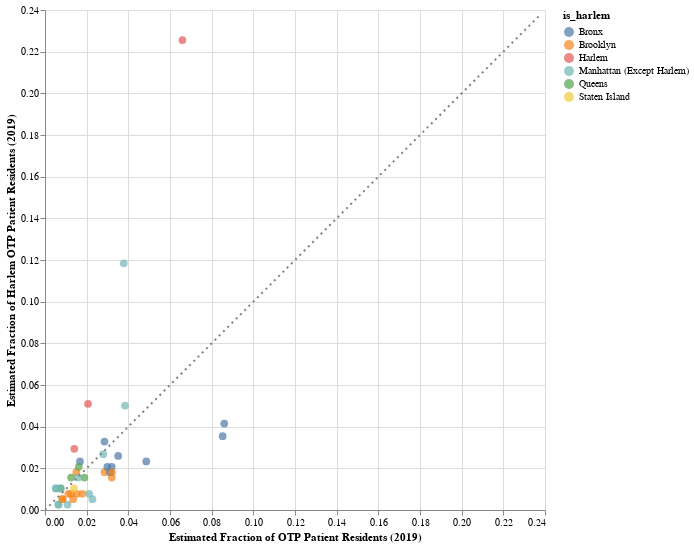

The cell this chart's notebook holds for it:
### Code cell
x_col = 'Estimated Fraction of OTP Patient Residents (2019)'
y_col = 'Estimated Fraction of Harlem OTP Patient Residents (2019)'
plot_xy_interactive(zip_df, x_col, y_col, 'is_harlem')

### Figure 1 — Vega-Lite specification as saved in the notebook (floating-point values rounded to 4 significant figures)
{"$schema": "https://vega.github.io/schema/vega-lite/v4.17.0.json", "config": {"view": {"continuousHeight": 300, "continuousWidth": 400}}, "datasets": {"data-3fdcb4ccab2b13331512837e9242bf83": [{"Estimated Fraction of Harlem OTP Patient Residents (2019)": 0.007779, "Estimated Fraction of OTP Admissions (2019)": 0.01547, "Estimated Fraction of OTP Patient Residents (2019)": 0.01794, "Estimated OTP Admissions (2017)": 205, "Estimated OTP Admissions (2019)": 198, "Estimated OTP Patient Residents (2019)": 93, "Estimated OTP Patient Residents (Harlem Programs, 2019)": 9, "Estimated OTP Patient Residents (Non-Harlem Programs, 2019)": 84, "Fraction of Opioid Burden (2019)": 0.0213, "Opioid Burden (2019)": 217, "Reported Daily Avg OTP Enrollment (2019)": 517, "Reported OTP Capacity (2019)": 750, "borough_name": "Brooklyn", "is_harlem": "Brooklyn", "neighborhood_name": "Flatbush"}, {"Estimated Fraction of Harlem OTP Patient Residents (2019)": 0.01815, "Estimated Fraction of OTP Admissions (2019)": 0.01532, "Estimated Fraction of OTP Patient Residents (2019)": 0.02855, "Estimated OTP Admissions (2017)": 177, "Estimated OTP Admissions (2019)": 196, "Estimated OTP Patient Residents (2019)": 148, "Estimated OTP Patient Residents (Harlem Programs, 2019)": 21, "Estimated OTP Patient Residents (Non-Harlem Programs, 2019)": 127, "Fraction of Opioid Burden (2019)": 0.02808, "Opioid Burden (2019)": 286, "Reported Daily Avg OTP Enrollment (2019)": 510, "Reported OTP Capacity (2019)": 500, "borough_name": "Brooklyn", "is_harlem": "Brooklyn", "neighborhood_name": "Bushwick and Williamsburg"}, {"Estimated Fraction of Harlem OTP Patient Residents (2019)": 0.002593, "Estimated Fraction of OTP Admissions (2019)": 0.01868, "Estimated Fraction of OTP Patient Residents (2019)": 0.0108, "Estimated OTP Admissions (2017)": 334, "Estimated OTP Admissions (2019)": 239, "Estimated OTP Patient Residents (2019)": 56, "Estimated OTP Patient Residents (Harlem Programs, 2019)": 3, "Estimated OTP Patient Residents (Non-Harlem Programs, 2019)": 53, "Fraction of Opioid Burden (2019)": 0.0217, "Opioid Burden (2019)": 221, "Reported Daily Avg OTP Enrollment (2019)": 291, "Reported OTP Capacity (2019)": 350, "borough_name": "Manhattan", "is_harlem": "Manhattan (Except Harlem)", "neighborhood_name": "Chelsea and Clinton"}, {"Estimated Fraction of Harlem OTP Patient Residents (2019)": 0.02074, "Estimated Fraction of OTP Admissions (2019)": 0.04455, "Estimated Fraction of OTP Patient Residents (2019)": 0.0299, "Estimated OTP Admissions (2017)": 550, "Estimated OTP Admissions (2019)": 570, "Estimated OTP Patient Residents (2019)": 155, "Estimated OTP Patient Residents (Harlem Programs, 2019)": 24, "Estimated OTP Patient Residents (Non-Harlem Programs, 2019)": 131, "Fraction of Opioid Burden (2019)": 0.03495, "Opioid Burden (2019)": 356, "Reported Daily Avg OTP Enrollment (2019)": 1862, "Reported OTP Capacity (2019)": 2320, "borough_name": "Bronx", "is_harlem": "Bronx", "neighborhood_name": "High Bridge and Morrisania"}, {"Estimated Fraction of Harlem OTP Patient Residents (2019)": 0.002593, "Estimated Fraction of OTP Admissions (2019)": null, "Estimated Fraction of OTP Patient Residents (2019)": 0.006366, "Estimated OTP Admissions (2017)": null, "Estimated OTP Admissions (2019)": null, "Estimated OTP Patient Residents (2019)": 33, "Estimated OTP Patient Residents (Harlem Programs, 2019)": 3, "Estimated OTP Patient Residents (Non-Harlem Programs, 2019)": 30, "Fraction of Opioid Burden (2019)": 0.005989, "Opioid Burden (2019)": 61, "Reported Daily Avg OTP Enrollment (2019)": null, "Reported OTP Capacity (2019)": null, "borough_name": "Manhattan", "is_harlem": "Manhattan (Except Harlem)", "neighborhood_name": "Chelsea and Clinton"}, {"Estimated Fraction of Harlem OTP Patient Residents (2019)": 0.01037, "Estimated Fraction of OTP Admissions (2019)": 0.007268, "Estimated Fraction of OTP Patient Residents (2019)": 0.005208, "Estimated OTP Admissions (2017)": 72, "Estimated OTP Admissions (2019)": 93, "Estimated OTP Patient Residents (2019)": 27, "Estimated OTP Patient Residents (Harlem Programs, 2019)": 12, "Estimated OTP Patient Residents (Non-Harlem Programs, 2019)": 15, "Fraction of Opioid Burden (2019)": 0.003338, "Opioid Burden (2019)": 34, "Reported Daily Avg OTP Enrollment (2019)": 196, "Reported OTP Capacity (2019)": 200, "borough_name": "Manhattan", "is_harlem": "Manhattan (Except Harlem)", "neighborhood_name": "Upper East Side"}, {"Estimated Fraction of Harlem OTP Patient Residents (2019)": 0.03284, "Estimated Fraction of OTP Admissions (2019)": 0.01289, "Estimated Fraction of OTP Patient Residents (2019)": 0.02855, "Estimated OTP Admissions (2017)": 209, "Estimated OTP Admissions (2019)": 165, "Estimated OTP Patient Residents (2019)": 148, "Estimated OTP Patient Residents (Harlem Programs, 2019)": 38, "Estimated OTP Patient Residents (Non-Harlem Programs, 2019)": 110, "Fraction of Opioid Burden (2019)": 0.02739, "Opioid Burden (2019)": 279, "Reported Daily Avg OTP Enrollment (2019)": 991, "Reported OTP Capacity (2019)": 1080, "borough_name": "Bronx", "is_harlem": "Bronx", "neighborhood_name": "Hunts Point and Mott Haven"}, {"Estimated Fraction of Harlem OTP Patient Residents (2019)": 0.01556, "Estimated Fraction of OTP Admissions (2019)": null, "Estimated Fraction of OTP Patient Residents (2019)": 0.0189, "Estimated OTP Admissions (2017)": null, "Estimated OTP Admissions (2019)": null, "Estimated OTP Patient Residents (2019)": 98, "Estimated OTP Patient Residents (Harlem Programs, 2019)": 18, "Estimated OTP Patient Residents (Non-Harlem Programs, 2019)": 80, "Fraction of Opioid Burden (2019)": 0.01198, "Opioid Burden (2019)": 122, "Reported Daily Avg OTP Enrollment (2019)": null, "Reported OTP Capacity (2019)": null, "borough_name": "Queens", "is_harlem": "Queens", "neighborhood_name": "Jamaica"}, {"Estimated Fraction of Harlem OTP Patient Residents (2019)": null, "Estimated Fraction of OTP Admissions (2019)": 0.00844, "Estimated Fraction of OTP Patient Residents (2019)": 0.006752, "Estimated OTP Admissions (2017)": 106, "Estimated OTP Admissions (2019)": 108, "Estimated OTP Patient Residents (2019)": 35, "Estimated OTP Patient Residents (Harlem Programs, 2019)": null, "Estimated OTP Patient Residents (Non-Harlem Programs, 2019)": null, "Fraction of Opioid Burden (2019)": 0.006872, "Opioid Burden (2019)": 70, "Reported Daily Avg OTP Enrollment (2019)": 328, "Reported OTP Capacity (2019)": 450, "borough_name": "Brooklyn", "is_harlem": "Brooklyn", "neighborhood_name": "Sunset Park"}, {"Estimated Fraction of Harlem OTP Patient Residents (2019)": 0.005186, "Estimated Fraction of OTP Admissions (2019)": 0.02001, "Estimated Fraction of OTP Patient Residents (2019)": 0.0135, "Estimated OTP Admissions (2017)": 254, "Estimated OTP Admissions (2019)": 256, "Estimated OTP Patient Residents (2019)": 70, "Estimated OTP Patient Residents (Harlem Programs, 2019)": 6, "Estimated OTP Patient Residents (Non-Harlem Programs, 2019)": 64, "Fraction of Opioid Burden (2019)": 0.0107, "Opioid Burden (2019)": 109, "Reported Daily Avg OTP Enrollment (2019)": 647, "Reported OTP Capacity (2019)": 600, "borough_name": "Brooklyn", "is_harlem": "Brooklyn", "neighborhood_name": "Northwest Brooklyn"}, {"Estimated Fraction of Harlem OTP Patient Residents (2019)": 0.007779, "Estimated Fraction of OTP Admissions (2019)": 0.02766, "Estimated Fraction of OTP Patient Residents (2019)": 0.01119, "Estimated OTP Admissions (2017)": 350, "Estimated OTP Admissions (2019)": 354, "Estimated OTP Patient Residents (2019)": 58, "Estimated OTP Patient Residents (Harlem Programs, 2019)": 9, "Estimated OTP Patient Residents (Non-Harlem Programs, 2019)": 49, "Fraction of Opioid Burden (2019)": 0.009719, "Opioid Burden (2019)": 99, "Reported Daily Avg OTP Enrollment (2019)": 896, "Reported OTP Capacity (2019)": 950, "borough_name": "Brooklyn", "is_harlem": "Brooklyn", "neighborhood_name": "Central Brooklyn"}, {"Estimated Fraction of Harlem OTP Patient Residents (2019)": 0.02074, "Estimated Fraction of OTP Admissions (2019)": 0.00633, "Estimated Fraction of OTP Patient Residents (2019)": 0.03202, "Estimated OTP Admissions (2017)": 80, "Estimated OTP Admissions (2019)": 81, "Estimated OTP Patient Residents (2019)": 166, "Estimated OTP Patient Residents (Harlem Programs, 2019)": 24, "Estimated OTP Patient Residents (Non-Harlem Programs, 2019)": 142, "Fraction of Opioid Burden (2019)": 0.04437, "Opioid Burden (2019)": 452, "Reported Daily Avg OTP Enrollment (2019)": 350, "Reported OTP Capacity (2019)": 350, "borough_name": "Bronx", "is_harlem": "Bronx", "neighborhood_name": "Bronx Park and Fordham"}, {"Estimated Fraction of Harlem OTP Patient Residents (2019)": 0.02334, "Estimated Fraction of OTP Admissions (2019)": null, "Estimated Fraction of OTP Patient Residents (2019)": 0.04861, "Estimated OTP Admissions (2017)": null, "Estimated OTP Admissions (2019)": null, "Estimated OTP Patient Residents (2019)": 252, "Estimated OTP Patient Residents (Harlem Programs, 2019)": 27, "Estimated OTP Patient Residents (Non-Harlem Programs, 2019)": 225, "Fraction of Opioid Burden (2019)": 0.04712, "Opioid Burden (2019)": 480, "Reported Daily Avg OTP Enrollment (2019)": null, "Reported OTP Capacity (2019)": null, "borough_name": "Bronx", "is_harlem": "Bronx", "neighborhood_name": "Bronx Park and Fordham"}, {"Estimated Fraction of Harlem OTP Patient Residents (2019)": 0.2256, "Estimated Fraction of OTP Admissions (2019)": 0.13, "Estimated Fraction of OTP Patient Residents (2019)": 0.06597, "Estimated OTP Admissions (2017)": 1577, "Estimated OTP Admissions (2019)": 1664, "Estimated OTP Patient Residents (2019)": 342, "Estimated OTP Patient Residents (Harlem Programs, 2019)": 261, "Estimated OTP Patient Residents (Non-Harlem Programs, 2019)": 81, "Fraction of Opioid Burden (2019)": 0.04919, "Opioid Burden (2019)": 501, "Reported Daily Avg OTP Enrollment (2019)": 2962, "Reported OTP Capacity (2019)": 3285, "borough_name": "Manhattan", "is_harlem": "Harlem", "neighborhood_name": "East Harlem"}, {"Estimated Fraction of Harlem OTP Patient Residents (2019)": 0.01037, "Estimated Fraction of OTP Admissions (2019)": 0.007971, "Estimated Fraction of OTP Patient Residents (2019)": 0.007523, "Estimated OTP Admissions (2017)": 165, "Estimated OTP Admissions (2019)": 102, "Estimated OTP Patient Residents (2019)": 39, "Estimated OTP Patient Residents (Harlem Programs, 2019)": 12, "Estimated OTP Patient Residents (Non-Harlem Programs, 2019)": 27, "Fraction of Opioid Burden (2019)": 0.007363, "Opioid Burden (2019)": 75, "Reported Daily Avg OTP Enrollment (2019)": 256, "Reported OTP Capacity (2019)": 300, "borough_name": "Queens", "is_harlem": "Queens", "neighborhood_name": "West Queens"}, {"Estimated Fraction of Harlem OTP Patient Residents (2019)": 0.01815, "Estimated Fraction of OTP Admissions (2019)": null, "Estimated Fraction of OTP Patient Residents (2019)": 0.01505, "Estimated OTP Admissions (2017)": null, "Estimated OTP Admissions (2019)": null, "Estimated OTP Patient Residents (2019)": 78, "Estimated OTP Patient Residents (Harlem Programs, 2019)": 21, "Estimated OTP Patient Residents (Non-Harlem Programs, 2019)": 57, "Fraction of Opioid Burden (2019)": 0.01443, "Opioid Burden (2019)": 147, "Reported Daily Avg OTP Enrollment (2019)": null, "Reported OTP Capacity (2019)": null, "borough_name": "Brooklyn", "is_harlem": "Brooklyn", "neighborhood_name": "Northwest Brooklyn"}, {"Estimated Fraction of Harlem OTP Patient Residents (2019)": 0.1184, "Estimated Fraction of OTP Admissions (2019)": 0.02618, "Estimated Fraction of OTP Patient Residents (2019)": 0.03781, "Estimated OTP Admissions (2017)": 370, "Estimated OTP Admissions (2019)": 335, "Estimated OTP Patient Residents (2019)": 196, "Estimated OTP Patient Residents (Harlem Programs, 2019)": 137, "Estimated OTP Patient Residents (Non-Harlem Programs, 2019)": 59, "Fraction of Opioid Burden (2019)": 0.04968, "Opioid Burden (2019)": 506, "Reported Daily Avg OTP Enrollment (2019)": 622, "Reported OTP Capacity (2019)": 744, "borough_name": "Manhattan", "is_harlem": "Manhattan (Except Harlem)", "neighborhood_name": "East Harlem"}, {"Estimated Fraction of Harlem OTP Patient Residents (2019)": 0.01037, "Estimated Fraction of OTP Admissions (2019)": 0.004142, "Estimated Fraction of OTP Patient Residents (2019)": 0.005208, "Estimated OTP Admissions (2017)": 67, "Estimated OTP Admissions (2019)": 53, "Estimated OTP Patient Residents (2019)": 27, "Estimated OTP Patient Residents (Harlem Programs, 2019)": 12, "Estimated OTP Patient Residents (Non-Harlem Programs, 2019)": 15, "Fraction of Opioid Burden (2019)": 0.004025, "Opioid Burden (2019)": 41, "Reported Daily Avg OTP Enrollment (2019)": 205, "Reported OTP Capacity (2019)": 200, "borough_name": "Manhattan", "is_harlem": "Manhattan (Except Harlem)", "neighborhood_name": "Upper East Side"}, {"Estimated Fraction of Harlem OTP Patient Residents (2019)": 0.01556, "Estimated Fraction of OTP Admissions (2019)": 0.02954, "Estimated Fraction of OTP Patient Residents (2019)": 0.03202, "Estimated OTP Admissions (2017)": 385, "Estimated OTP Admissions (2019)": 378, "Estimated OTP Patient Residents (2019)": 166, "Estimated OTP Patient Residents (Harlem Programs, 2019)": 18, "Estimated OTP Patient Residents (Non-Harlem Programs, 2019)": 148, "Fraction of Opioid Burden (2019)": 0.0323, "Opioid Burden (2019)": 329, "Reported Daily Avg OTP Enrollment (2019)": 1118, "Reported OTP Capacity (2019)": 1200, "borough_name": "Brooklyn", "is_harlem": "Brooklyn", "neighborhood_name": "East New York and New Lots"}, {"Estimated Fraction of Harlem OTP Patient Residents (2019)": 0.007779, "Estimated Fraction of OTP Admissions (2019)": 0.00422, "Estimated Fraction of OTP Patient Residents (2019)": 0.01254, "Estimated OTP Admissions (2017)": 98, "Estimated OTP Admissions (2019)": 54, "Estimated OTP Patient Residents (2019)": 65, "Estimated OTP Patient Residents (Harlem Programs, 2019)": 9, "Estimated OTP Patient Residents (Non-Harlem Programs, 2019)": 56, "Fraction of Opioid Burden (2019)": 0.0109, "Opioid Burden (2019)": 111, "Reported Daily Avg OTP Enrollment (2019)": 312, "Reported OTP Capacity (2019)": 400, "borough_name": "Brooklyn", "is_harlem": "Brooklyn", "neighborhood_name": "Canarsie and Flatlands"}, {"Estimated Fraction of Harlem OTP Patient Residents (2019)": 0.04149, "Estimated Fraction of OTP Admissions (2019)": 0.01633, "Estimated Fraction of OTP Patient Residents (2019)": 0.08603, "Estimated OTP Admissions (2017)": 193, "Estimated OTP Admissions (2019)": 209, "Estimated OTP Patient Residents (2019)": 446, "Estimated OTP Patient Residents (Harlem Programs, 2019)": 48, "Estimated OTP Patient Residents (Non-Harlem Programs, 2019)": 398, "Fraction of Opioid Burden (2019)": 0.0701, "Opioid Burden (2019)": 714, "Reported Daily Avg OTP Enrollment (2019)": 499, "Reported OTP Capacity (2019)": 600, "borough_name": "Bronx", "is_harlem": "Bronx", "neighborhood_name": "High Bridge and Morrisania"}, {"Estimated Fraction of Harlem OTP Patient Residents (2019)": 0.05013, "Estimated Fraction of OTP Admissions (2019)": 0.04697, "Estimated Fraction of OTP Patient Residents (2019)": 0.03839, "Estimated OTP Admissions (2017)": 641, "Estimated OTP Admissions (2019)": 601, "Estimated OTP Patient Residents (2019)": 199, "Estimated OTP Patient Residents (Harlem Programs, 2019)": 58, "Estimated OTP Patient Residents (Non-Harlem Programs, 2019)": 141, "Fraction of Opioid Burden (2019)": 0.03308, "Opioid Burden (2019)": 337, "Reported Daily Avg OTP Enrollment (2019)": 831, "Reported OTP Capacity (2019)": 1000, "borough_name": "Manhattan", "is_harlem": "Manhattan (Except Harlem)", "neighborhood_name": "Chelsea and Clinton"}, {"Estimated Fraction of Harlem OTP Patient Residents (2019)": 0.02334, "Estimated Fraction of OTP Admissions (2019)": 0.01313, "Estimated Fraction of OTP Patient Residents (2019)": 0.01678, "Estimated OTP Admissions (2017)": 212, "Estimated OTP Admissions (2019)": 168, "Estimated OTP Patient Residents (2019)": 87, "Estimated OTP Patient Residents (Harlem Programs, 2019)": 27, "Estimated OTP Patient Residents (Non-Harlem Programs, 2019)": 60, "Fraction of Opioid Burden (2019)": 0.02287, "Opioid Burden (2019)": 233, "Reported Daily Avg OTP Enrollment (2019)": 1030, "Reported OTP Capacity (2019)": 995, "borough_name": "Bronx", "is_harlem": "Bronx", "neighborhood_name": "Southeast Bronx"}, {"Estimated Fraction of Harlem OTP Patient Residents (2019)": 0.007779, "Estimated Fraction of OTP Admissions (2019)": 0.05666, "Estimated Fraction of OTP Patient Residents (2019)": 0.02122, "Estimated OTP Admissions (2017)": 891, "Estimated OTP Admissions (2019)": 725, "Estimated OTP Patient Residents (2019)": 110, "Estimated OTP Patient Residents (Harlem Programs, 2019)": 9, "Estimated OTP Patient Residents (Non-Harlem Programs, 2019)": 101, "Fraction of Opioid Burden (2019)": 0.02111, "Opioid Burden (2019)": 215, "Reported Daily Avg OTP Enrollment (2019)": 1263, "Reported OTP Capacity (2019)": 1473, "borough_name": "Manhattan", "is_harlem": "Manhattan (Except Harlem)", "neighborhood_name": "Lower East Side"}, {"Estimated Fraction of Harlem OTP Patient Residents (2019)": null, "Estimated Fraction of OTP Admissions (2019)": 0.01289, "Estimated Fraction of OTP Patient Residents (2019)": 0.001157, "Estimated OTP Admissions (2017)": 143, "Estimated OTP Admissions (2019)": 165, "Estimated OTP Patient Residents (2019)": 6, "Estimated OTP Patient Residents (Harlem Programs, 2019)": null, "Estimated OTP Patient Residents (Non-Harlem Programs, 2019)": null, "Fraction of Opioid Burden (2019)": 0.001473, "Opioid Burden (2019)": 15, "Reported Daily Avg OTP Enrollment (2019)": 417, "Reported OTP Capacity (2019)": 375, "borough_name": "Queens", "is_harlem": "Queens", "neighborhood_name": "Southeast Queens"}, {"Estimated Fraction of Harlem OTP Patient Residents (2019)": 0.02593, "Estimated Fraction of OTP Admissions (2019)": 0.009222, "Estimated Fraction of OTP Patient Residents (2019)": 0.03511, "Estimated OTP Admissions (2017)": 142, "Estimated OTP Admissions (2019)": 118, "Estimated OTP Patient Residents (2019)": 182, "Estimated OTP Patient Residents (Harlem Programs, 2019)": 30, "Estimated OTP Patient Residents (Non-Harlem Programs, 2019)": 152, "Fraction of Opioid Burden (2019)": 0.04811, "Opioid Burden (2019)": 490, "Reported Daily Avg OTP Enrollment (2019)": 699, "Reported OTP Capacity (2019)": 700, "borough_name": "Bronx", "is_harlem": "Bronx", "neighborhood_name": "Central Bronx"}, {"Estimated Fraction of Harlem OTP Patient Residents (2019)": null, "Estimated Fraction of OTP Admissions (2019)": 0.0143, "Estimated Fraction of OTP Patient Residents (2019)": 0.007523, "Estimated OTP Admissions (2017)": 220, "Estimated OTP Admissions (2019)": 183, "Estimated OTP Patient Residents (2019)": 39, "Estimated OTP Patient Residents (Harlem Programs, 2019)": null, "Estimated OTP Patient Residents (Non-Harlem Programs, 2019)": null, "Fraction of Opioid Burden (2019)": 0.01119, "Opioid Burden (2019)": 114, "Reported Daily Avg OTP Enrollment (2019)": 506, "Reported OTP Capacity (2019)": 550, "borough_name": "Staten Island", "is_harlem": "Staten Island", "neighborhood_name": "South Shore"}, {"Estimated Fraction of Harlem OTP Patient Residents (2019)": 0.01556, "Estimated Fraction of OTP Admissions (2019)": 0.03095, "Estimated Fraction of OTP Patient Residents (2019)": 0.01254, "Estimated OTP Admissions (2017)": 361, "Estimated OTP Admissions (2019)": 396, "Estimated OTP Patient Residents (2019)": 65, "Estimated OTP Patient Residents (Harlem Programs, 2019)": 18, "Estimated OTP Patient Residents (Non-Harlem Programs, 2019)": 47, "Fraction of Opioid Burden (2019)": 0.01031, "Opioid Burden (2019)": 105, "Reported Daily Avg OTP Enrollment (2019)": 803, "Reported OTP Capacity (2019)": 800, "borough_name": "Queens", "is_harlem": "Queens", "neighborhood_name": "Jamaica"}, {"Estimated Fraction of Harlem OTP Patient Residents (2019)": 0.02939, "Estimated Fraction of OTP Admissions (2019)": null, "Estimated Fraction of OTP Patient Residents (2019)": 0.01408, "Estimated OTP Admissions (2017)": null, "Estimated OTP Admissions (2019)": null, "Estimated OTP Patient Residents (2019)": 73, "Estimated OTP Patient Residents (Harlem Programs, 2019)": 34, "Estimated OTP Patient Residents (Non-Harlem Programs, 2019)": 39, "Fraction of Opioid Burden (2019)": 0.01198, "Opioid Burden (2019)": 122, "Reported Daily Avg OTP Enrollment (2019)": null, "Reported OTP Capacity (2019)": null, "borough_name": "Manhattan", "is_harlem": "Harlem", "neighborhood_name": "Central Harlem"}, {"Estimated Fraction of Harlem OTP Patient Residents (2019)": 0.005186, "Estimated Fraction of OTP Admissions (2019)": null, "Estimated Fraction of OTP Patient Residents (2019)": 0.008295, "Estimated OTP Admissions (2017)": 123, "Estimated OTP Admissions (2019)": null, "Estimated OTP Patient Residents (2019)": 43, "Estimated OTP Patient Residents (Harlem Programs, 2019)": 6, "Estimated OTP Patient Residents (Non-Harlem Programs, 2019)": 37, "Fraction of Opioid Burden (2019)": 0.01149, "Opioid Burden (2019)": 117, "Reported Daily Avg OTP Enrollment (2019)": null, "Reported OTP Capacity (2019)": null, "borough_name": "Brooklyn", "is_harlem": "Brooklyn", "neighborhood_name": "Northwest Brooklyn"}, {"Estimated Fraction of Harlem OTP Patient Residents (2019)": 0.02074, "Estimated Fraction of OTP Admissions (2019)": null, "Estimated Fraction of OTP Patient Residents (2019)": 0.0162, "Estimated OTP Admissions (2017)": null, "Estimated OTP Admissions (2019)": null, "Estimated OTP Patient Residents (2019)": 84, "Estimated OTP Patient Residents (Harlem Programs, 2019)": 24, "Estimated OTP Patient Residents (Non-Harlem Programs, 2019)": 60, "Fraction of Opioid Burden (2019)": 0.009032, "Opioid Burden (2019)": 92, "Reported Daily Avg OTP Enrollment (2019)": null, "Reported OTP Capacity (2019)": null, "borough_name": "Queens", "is_harlem": "Queens", "neighborhood_name": "Northwest Queens"}, {"Estimated Fraction of Harlem OTP Patient Residents (2019)": 0.007779, "Estimated Fraction of OTP Admissions (2019)": 0.006877, "Estimated Fraction of OTP Patient Residents (2019)": 0.01524, "Estimated OTP Admissions (2017)": 145, "Estimated OTP Admissions (2019)": 88, "Estimated OTP Patient Residents (2019)": 79, "Estimated OTP Patient Residents (Harlem Programs, 2019)": 9, "Estimated OTP Patient Residents (Non-Harlem Programs, 2019)": 70, "Fraction of Opioid Burden (2019)": 0.01914, "Opioid Burden (2019)": 195, "Reported Daily Avg OTP Enrollment (2019)": 269, "Reported OTP Capacity (2019)": 300, "borough_name": "Brooklyn", "is_harlem": "Brooklyn", "neighborhood_name": "Central Brooklyn"}, {"Estimated Fraction of Harlem OTP Patient Residents (2019)": 0.01037, "Estimated Fraction of OTP Admissions (2019)": 0.0422, "Estimated Fraction of OTP Patient Residents (2019)": 0.007523, "Estimated OTP Admissions (2017)": 695, "Estimated OTP Admissions (2019)": 540, "Estimated OTP Patient Residents (2019)": 39, "Estimated OTP Patient Residents (Harlem Programs, 2019)": 12, "Estimated OTP Patient Residents (Non-Harlem Programs, 2019)": 27, "Fraction of Opioid Burden (2019)": 0.005989, "Opioid Burden (2019)": 61, "Reported Daily Avg OTP Enrollment (2019)": 1492, "Reported OTP Capacity (2019)": 1530, "borough_name": "Manhattan", "is_harlem": "Manhattan (Except Harlem)", "neighborhood_name": "Gramercy Park and Murray Hill"}, {"Estimated Fraction of Harlem OTP Patient Residents (2019)": 0.01815, "Estimated Fraction of OTP Admissions (2019)": 0.06283, "Estimated Fraction of OTP Patient Residents (2019)": 0.03125, "Estimated OTP Admissions (2017)": 890, "Estimated OTP Admissions (2019)": 804, "Estimated OTP Patient Residents (2019)": 162, "Estimated OTP Patient Residents (Harlem Programs, 2019)": 21, "Estimated OTP Patient Residents (Non-Harlem Programs, 2019)": 141, "Fraction of Opioid Burden (2019)": 0.02219, "Opioid Burden (2019)": 226, "Reported Daily Avg OTP Enrollment (2019)": 1451, "Reported OTP Capacity (2019)": 1650, "borough_name": "Bronx", "is_harlem": "Bronx", "neighborhood_name": "Hunts Point and Mott Haven"}, {"Estimated Fraction of Harlem OTP Patient Residents (2019)": 0.03544, "Estimated Fraction of OTP Admissions (2019)": 0.09714, "Estimated Fraction of OTP Patient Residents (2019)": 0.08526, "Estimated OTP Admissions (2017)": 1420, "Estimated OTP Admissions (2019)": 1243, "Estimated OTP Patient Residents (2019)": 442, "Estimated OTP Patient Residents (Harlem Programs, 2019)": 41, "Estimated OTP Patient Residents (Non-Harlem Programs, 2019)": 401, "Fraction of Opioid Burden (2019)": 0.08011, "Opioid Burden (2019)": 816, "Reported Daily Avg OTP Enrollment (2019)": 2607, "Reported OTP Capacity (2019)": 2320, "borough_name": "Bronx", "is_harlem": "Bronx", "neighborhood_name": "Central Bronx"}, {"Estimated Fraction of Harlem OTP Patient Residents (2019)": null, "Estimated Fraction of OTP Admissions (2019)": 0.04486, "Estimated Fraction of OTP Patient Residents (2019)": 0.01042, "Estimated OTP Admissions (2017)": 295, "Estimated OTP Admissions (2019)": 574, "Estimated OTP Patient Residents (2019)": 54, "Estimated OTP Patient Residents (Harlem Programs, 2019)": null, "Estimated OTP Patient Residents (Non-Harlem Programs, 2019)": null, "Fraction of Opioid Burden (2019)": 0.007265, "Opioid Burden (2019)": 74, "Reported Daily Avg OTP Enrollment (2019)": 138, "Reported OTP Capacity (2019)": 116, "borough_name": "Queens", "is_harlem": "Queens", "neighborhood_name": "Southwest Queens"}, {"Estimated Fraction of Harlem OTP Patient Residents (2019)": null, "Estimated Fraction of OTP Admissions (2019)": 0.007815, "Estimated Fraction of OTP Patient Residents (2019)": 0.01022, "Estimated OTP Admissions (2017)": 140, "Estimated OTP Admissions (2019)": 100, "Estimated OTP Patient Residents (2019)": 53, "Estimated OTP Patient Residents (Harlem Programs, 2019)": null, "Estimated OTP Patient Residents (Non-Harlem Programs, 2019)": null, "Fraction of Opioid Burden (2019)": 0.01217, "Opioid Burden (2019)": 124, "Reported Daily Avg OTP Enrollment (2019)": 350, "Reported OTP Capacity (2019)": 400, "borough_name": "Brooklyn", "is_harlem": "Brooklyn", "neighborhood_name": "Borough Park"}, {"Estimated Fraction of Harlem OTP Patient Residents (2019)": 0.05099, "Estimated Fraction of OTP Admissions (2019)": 0.04626, "Estimated Fraction of OTP Patient Residents (2019)": 0.02064, "Estimated OTP Admissions (2017)": 435, "Estimated OTP Admissions (2019)": 592, "Estimated OTP Patient Residents (2019)": 107, "Estimated OTP Patient Residents (Harlem Programs, 2019)": 59, "Estimated OTP Patient Residents (Non-Harlem Programs, 2019)": 48, "Fraction of Opioid Burden (2019)": 0.01865, "Opioid Burden (2019)": 190, "Reported Daily Avg OTP Enrollment (2019)": 1277, "Reported OTP Capacity (2019)": 1400, "borough_name": "Manhattan", "is_harlem": "Harlem", "neighborhood_name": "Central Harlem"}, {"Estimated Fraction of Harlem OTP Patient Residents (2019)": 0.01556, "Estimated Fraction of OTP Admissions (2019)": 0.01164, "Estimated Fraction of OTP Patient Residents (2019)": 0.01582, "Estimated OTP Admissions (2017)": 133, "Estimated OTP Admissions (2019)": 149, "Estimated OTP Patient Residents (2019)": 82, "Estimated OTP Patient Residents (Harlem Programs, 2019)": 18, "Estimated OTP Patient Residents (Non-Harlem Programs, 2019)": 64, "Fraction of Opioid Burden (2019)": 0.01522, "Opioid Burden (2019)": 155, "Reported Daily Avg OTP Enrollment (2019)": 250, "Reported OTP Capacity (2019)": 350, "borough_name": "Manhattan", "is_harlem": "Manhattan (Except Harlem)", "neighborhood_name": "Inwood and Washington Heights"}, {"Estimated Fraction of Harlem OTP Patient Residents (2019)": 0.002593, "Estimated Fraction of OTP Admissions (2019)": 0.04001, "Estimated Fraction of OTP Patient Residents (2019)": 0.006559, "Estimated OTP Admissions (2017)": 523, "Estimated OTP Admissions (2019)": 512, "Estimated OTP Patient Residents (2019)": 34, "Estimated OTP Patient Residents (Harlem Programs, 2019)": 3, "Estimated OTP Patient Residents (Non-Harlem Programs, 2019)": 31, "Fraction of Opioid Burden (2019)": 0.00589, "Opioid Burden (2019)": 60, "Reported Daily Avg OTP Enrollment (2019)": 1258, "Reported OTP Capacity (2019)": 1400, "borough_name": "Manhattan", "is_harlem": "Manhattan (Except Harlem)", "neighborhood_name": "Greenwich Village and Soho"}, {"Estimated Fraction of Harlem OTP Patient Residents (2019)": 0.005186, "Estimated Fraction of OTP Admissions (2019)": 0.02626, "Estimated Fraction of OTP Patient Residents (2019)": 0.008488, "Estimated OTP Admissions (2017)": 350, "Estimated OTP Admissions (2019)": 336, "Estimated OTP Patient Residents (2019)": 44, "Estimated OTP Patient Residents (Harlem Programs, 2019)": 6, "Estimated OTP Patient Residents (Non-Harlem Programs, 2019)": 38, "Fraction of Opioid Burden (2019)": 0.008934, "Opioid Burden (2019)": 91, "Reported Daily Avg OTP Enrollment (2019)": 772, "Reported OTP Capacity (2019)": 850, "borough_name": "Brooklyn", "is_harlem": "Brooklyn", "neighborhood_name": "Northwest Brooklyn"}, {"Estimated Fraction of Harlem OTP Patient Residents (2019)": 0.02679, "Estimated Fraction of OTP Admissions (2019)": 0.0111, "Estimated Fraction of OTP Patient Residents (2019)": 0.02797, "Estimated OTP Admissions (2017)": 213, "Estimated OTP Admissions (2019)": 142, "Estimated OTP Patient Residents (2019)": 145, "Estimated OTP Patient Residents (Harlem Programs, 2019)": 31, "Estimated OTP Patient Residents (Non-Harlem Programs, 2019)": 114, "Fraction of Opioid Burden (2019)": 0.05321, "Opioid Burden (2019)": 542, "Reported Daily Avg OTP Enrollment (2019)": 236, "Reported OTP Capacity (2019)": 400, "borough_name": "Manhattan", "is_harlem": "Manhattan (Except Harlem)", "neighborhood_name": "Gramercy Park and Murray Hill"}, {"Estimated Fraction of Harlem OTP Patient Residents (2019)": 0.01037, "Estimated Fraction of OTP Admissions (2019)": 0.002892, "Estimated Fraction of OTP Patient Residents (2019)": 0.01389, "Estimated OTP Admissions (2017)": 34, "Estimated OTP Admissions (2019)": 37, "Estimated OTP Patient Residents (2019)": 72, "Estimated OTP Patient Residents (Harlem Programs, 2019)": 12, "Estimated OTP Patient Residents (Non-Harlem Programs, 2019)": 60, "Fraction of Opioid Burden (2019)": 0.01443, "Opioid Burden (2019)": 147, "Reported Daily Avg OTP Enrollment (2019)": 218, "Reported OTP Capacity (2019)": 220, "borough_name": "Staten Island", "is_harlem": "Staten Island", "neighborhood_name": "Stapleton and St. George"}, {"Estimated Fraction of Harlem OTP Patient Residents (2019)": 0.005186, "Estimated Fraction of OTP Admissions (2019)": 0.008675, "Estimated Fraction of OTP Patient Residents (2019)": 0.02276, "Estimated OTP Admissions (2017)": 121, "Estimated OTP Admissions (2019)": 111, "Estimated OTP Patient Residents (2019)": 118, "Estimated OTP Patient Residents (Harlem Programs, 2019)": 6, "Estimated OTP Patient Residents (Non-Harlem Programs, 2019)": 112, "Fraction of Opioid Burden (2019)": 0.01914, "Opioid Burden (2019)": 195, "Reported Daily Avg OTP Enrollment (2019)": 354, "Reported OTP Capacity (2019)": 400, "borough_name": "Manhattan", "is_harlem": "Manhattan (Except Harlem)", "neighborhood_name": "Lower East Side"}, {"Estimated Fraction of Harlem OTP Patient Residents (2019)": 0.01815, "Estimated Fraction of OTP Admissions (2019)": 0.01227, "Estimated Fraction of OTP Patient Residents (2019)": 0.03221, "Estimated OTP Admissions (2017)": 124, "Estimated OTP Admissions (2019)": 157, "Estimated OTP Patient Residents (2019)": 167, "Estimated OTP Patient Residents (Harlem Programs, 2019)": 21, "Estimated OTP Patient Residents (Non-Harlem Programs, 2019)": 146, "Fraction of Opioid Burden (2019)": 0.02553, "Opioid Burden (2019)": 260, "Reported Daily Avg OTP Enrollment (2019)": 374, "Reported OTP Capacity (2019)": 450, "borough_name": "Brooklyn", "is_harlem": "Brooklyn", "neighborhood_name": "Central Brooklyn"}], "data-e60731c60b73107a523ac2ac6f9fe5d9": [{"Estimated Fraction of Harlem OTP Patient Residents (2019)": 0, "Estimated Fraction of OTP Patient Residents (2019)": 0}, {"Estimated Fraction of Harlem OTP Patient Residents (2019)": 0.2369, "Estimated Fraction of OTP Patient Residents (2019)": 0.2369}]}, "layer": [{"data": {"name": "data-3fdcb4ccab2b13331512837e9242bf83"}, "encoding": {"color": {"field": "is_harlem", "type": "nominal"}, "tooltip": [{"field": "neighborhood_name", "type": "nominal"}, {"field": "borough_name", "type": "nominal"}, {"field": "is_harlem", "type": "nominal"}, {"field": "Estimated OTP Admissions (2017)", "type": "quantitative"}, {"field": "Estimated OTP Admissions (2019)", "type": "quantitative"}, {"field": "Reported OTP Capacity (2019)", "type": "quantitative"}, {"field": "Reported Daily Avg OTP Enrollment (2019)", "type": "quantitative"}, {"field": "Estimated OTP Patient Residents (2019)", "type": "quantitative"}, {"field": "Estimated OTP Patient Residents (Harlem Programs, 2019)", "type": "quantitative"}, {"field": "Opioid Burden (2019)", "type": "quantitative"}, {"field": "Estimated OTP Patient Residents (Non-Harlem Programs, 2019)", "type": "quantitative"}, {"field": "Estimated Fraction of OTP Admissions (2019)", "type": "quantitative"}, {"field": "Estimated Fraction of OTP Patient Residents (2019)", "type": "quantitative"}, {"field": "Estimated Fraction of Harlem OTP Patient Residents (2019)", "type": "quantitative"}, {"field": "Fraction of Opioid Burden (2019)", "type": "quantitative"}], "x": {"field": "Estimated Fraction of OTP Patient Residents (2019)", "scale": {"domain": [0, 0.2369]}, "type": "quantitative"}, "y": {"field": "Estimated Fraction of Harlem OTP Patient Residents (2019)", "scale": {"domain": [0, 0.2369]}, "type": "quantitative"}}, "height": 500, "mark": {"size": 60, "type": "circle"}, "selection": {"selector003": {"bind": "scales", "encodings": ["x", "y"], "type": "interval"}}, "width": 500}, {"data": {"name": "data-e60731c60b73107a523ac2ac6f9fe5d9"}, "encoding": {"x": {"field": "Estimated Fraction of OTP Patient Residents (2019)", "type": "quantitative"}, "y": {"field": "Estimated Fraction of Harlem OTP Patient Residents (2019)", "type": "quantitative"}}, "mark": {"color": "gray", "strokeDash": [2, 4], "type": "line"}}]}
